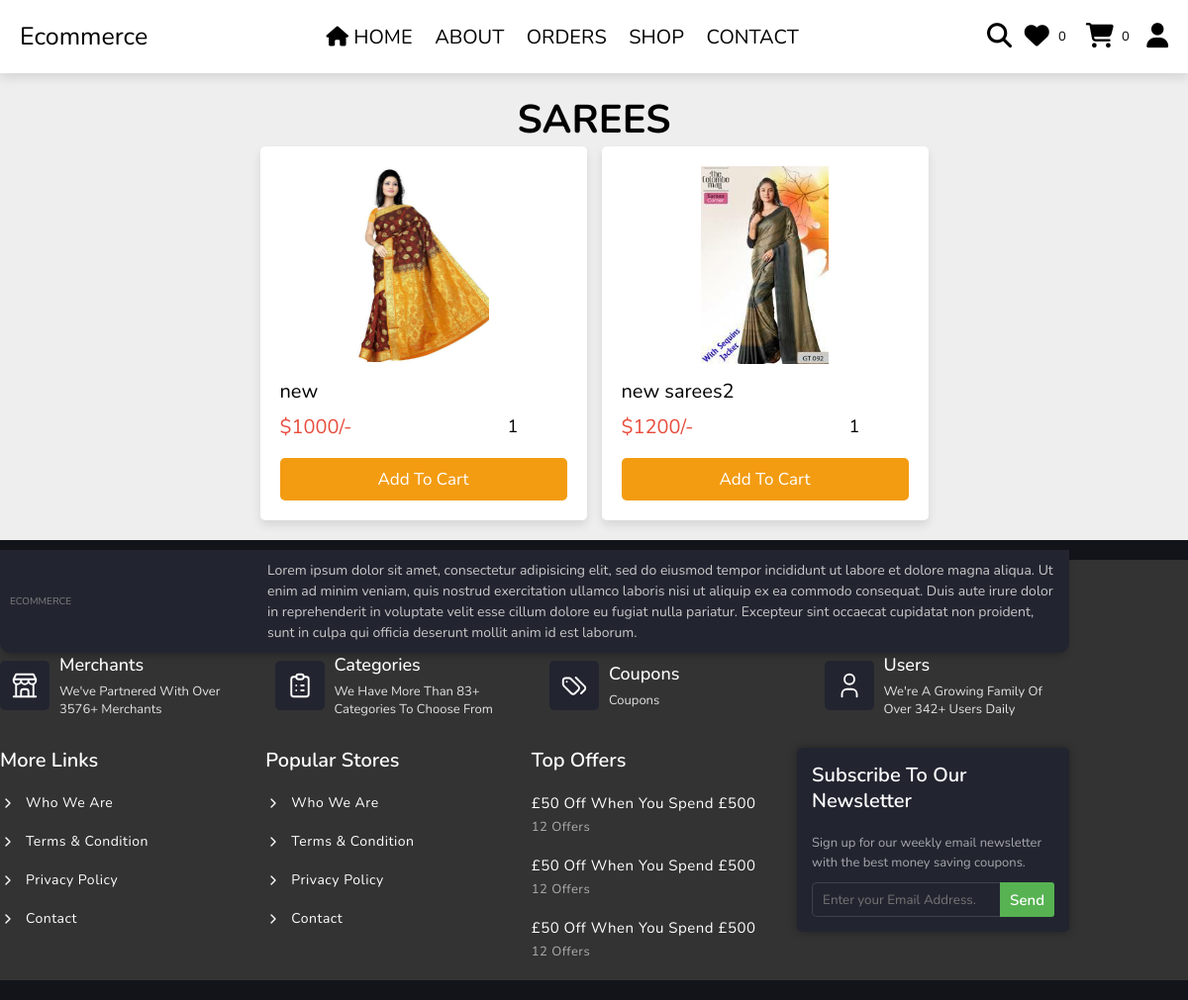
Screenshot of /category.php?category=13 with the database file from the repository.
### tables this page shows
CREATE TABLE `categories` (
  `id` int(11) NOT NULL,
  `name` varchar(300) NOT NULL,
  `file` varchar(300) NOT NULL
);

CREATE TABLE `products` (
  `id` int(100) NOT NULL,
  `name` varchar(100) NOT NULL,
  `category_id` int(11) NOT NULL,
  `details` varchar(500) NOT NULL,
  `price` int(10) NOT NULL,
  `image_01` varchar(100) NOT NULL,
  `image_02` varchar(100) NOT NULL,
  `image_03` varchar(100) NOT NULL
);

### category.php (the view, shortened to what this page needs)
<?php
include 'components/connect.php';
   $select_cat = $conn->prepare("SELECT * FROM `categories` WHERE id = ?");
   $select_cat->execute([$_GET['category']]);
   $row = $select_cat->fetch(PDO::FETCH_ASSOC);
?>
<!DOCTYPE html>
<html lang="en">
<head>
   <link rel="stylesheet" href="https://cdnjs.cloudflare.com/ajax/libs/font-awesome/6.1.1/css/all.min.css">
   <link rel="stylesheet" href="css/style.css">
</head>
<body>
<?php include 'components/user_header.php'; ?>
<section class="products">
   <h1 class="heading"><?php echo $row['name']; ?></h1>
   <div class="box-container">
   <?php
     $category = $_GET['category'];
     $select_products = $conn->prepare("SELECT * FROM `products` WHERE category_id='{$category}%'");
     $select_products->execute();
     if($select_products->rowCount() > 0){
      while($fetch_product = $select_products->fetch(PDO::FETCH_ASSOC)){
   ?>
   <form action="" method="post" class="box">
      <img src="uploaded_img/<?= $fetch_product['image_01']; ?>" alt="">
      <div class="name"><?= $fetch_product['name']; ?></div>
      <div class="flex">
         <div class="price"><span>$</span><?= $fetch_product['price']; ?><span>/-</span></div>
         <input type="number" name="qty" class="qty" min="1" max="99" onkeypress="if(this.value.length == 2) return false;" value="1">
      </div>
      <input type="submit" value="add to cart" class="btn" name="add_to_cart">
   </form>
   <?php
      }
   }else{
      echo '<p class="empty">no products found!</p>';
   }
   ?>
   </div>
</section>
<?php include 'components/footer.php'; ?>
</body>
</html>

### css/style.css (style rules this page uses)
* { margin: 0; padding: 0; font-family: "Noto Sans", sans-serif; }
ul, p, h1, h2, h3, h4, h5, h6, label { list-style: none !important; margin: 0px !important; }
:root { --main-color:#f39c12; --orange:#f39c12; --red:#e74c3c; --black:#000; --white:#fff; --light-color:#666; --light-bg:#eee; --border:.0rem solid var(--black); --box-shadow:0 .5rem 1rem rgba(0,0,0,.1); }
* { font-family: 'Nunito', sans-serif; margin:0; padding:0; box-sizing: border-box; outline: none; border:none; text-decoration: none; }
html { font-size: 62.5%; overflow-x: hidden; }
body { background-color: var(--light-bg); }
section { padding:2rem; }
.heading { font-size: 4rem; color:var(--black); margin-bottom: 2rem; text-align: center; text-transform: uppercase; }
.btn, .delete-btn, .option-btn { display: block; width: 100%; margin-top: 1rem; border-radius: .5rem; padding:1rem 3rem; font-size: 1.7rem; text-transform: capitalize; color:var(--white); cursor: pointer; text-align: center; }
.btn { background-color: var(--main-color); }
.products .box-container { display: grid; grid-template-columns: repeat(auto-fit, 33rem); gap:1.5rem; justify-content: center; align-items: flex-start; }
.products .box-container .box { position: relative; background-color: var(--white); box-shadow: var(--box-shadow); border-radius: .5rem; border:var(--border); padding:2rem; overflow: hidden; }
.products .box-container .box img { height: 20rem; width: 100%; object-fit: contain; margin-bottom: 1rem; }
.products .box-container .box .name { font-size: 2rem; color:var(--black); }
.products .box-container .box .flex { display: flex; align-items: center; gap:1rem; }
.products .box-container .box .flex .qty { width: 7rem; padding:1rem; border:var(--border); font-size: 1.8rem; color:var(--black); border-radius: .5rem; }
.products .box-container .box .flex .price { font-size: 2rem; color:var(--red); margin-right: auto; }

### rows the page displays
categories: name "SAREES"
products: image_01 (picture), name "new", price "1000"
products: image_01 (picture), name "new sarees2", price "1200"

### other values shown
$total_wishlist_counts "0"
$total_cart_counts "0"
